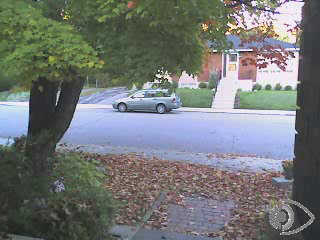
#> input picture frame 11 of chapter11/data/bike.avi, 320 x 240 px
$ python Absdiff.py
#> lines starting #> are read from the running program, lines starting #| are printed output that depends on the picture; after the words box and inside, x2 and y2 are one past the last pixel; in counts of white or black regions, pixels touching at a corner belong together
# -*- coding:utf-8 -*-
import cv2 as cv
import sys


if __name__ == '__main__':
    capture = cv.VideoCapture('./data/bike.avi')

    # 判断是否成功加载视频文件
    if not capture.isOpened():
        print('Failed to read bike.avi.')
        sys.exit()

    # 输出视频相关信息
    fps = capture.get(cv.CAP_PROP_FPS)
    width = capture.get(cv.CAP_PROP_FRAME_WIDTH)
    height = capture.get(cv.CAP_PROP_FRAME_HEIGHT)
    num_of_frames = capture.get(cv.CAP_PROP_FRAME_COUNT)
    print('视频宽度为：{}\n视频高度为：{}\n视频帧率为：{}\n视频总帧数为：{}'.format(width, height, fps, num_of_frames))

    # 读取视频中第一帧图像作为前一帧图像，并进行灰度化
    _, pre_frame = capture.read()
#> pre_frame is the input picture: shape (240, 320, 3); mean B, G, R 117.9, 119.1, 115
    pre_gray = cv.cvtColor(pre_frame, cv.COLOR_BGR2GRAY)
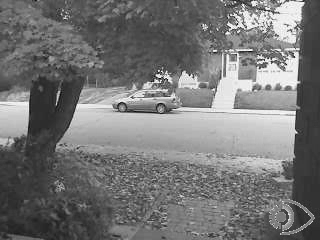
#> pre_gray: shape (240, 320); min 0, max 255, mean 117.7
    # 对图像进行高斯滤波，减少噪声干扰
    pre_gray = cv.GaussianBlur(pre_gray, (0, 0), 15)
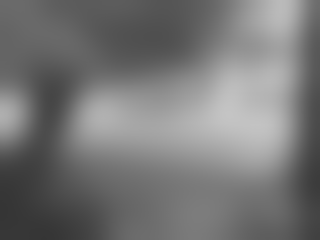
#> pre_gray: shape (240, 320); min 53, max 196, mean 117.7

    # 生成形态学操作的矩阵模板
    kernel = cv.getStructuringElement(cv.MORPH_RECT, (7, 7), (-1, -1))
    while True:
        ret, frame = capture.read()
        # 当所有帧读取完毕后退出循环
        if ret is False:
            break
        else:
            # 对当前帧进行灰度化
            gray = cv.cvtColor(frame, cv.COLOR_BGR2GRAY)
            gray = cv.GaussianBlur(gray, (0, 0), 15)

            # 计算当前帧与前一帧的差值的绝对值
            res = cv.absdiff(gray, pre_gray)
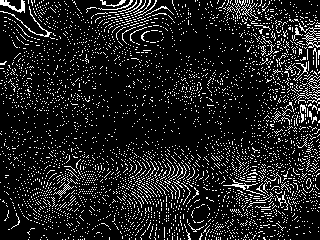
#> res: shape (240, 320); values 0 (black) and 1 (white), 12.4% white in thin lines or dots

            # 对结果进行二值化并进行开运算，以减少噪声干扰
            res = cv.threshold(res, 10, 255, cv.THRESH_BINARY | cv.THRESH_OTSU)
            res = cv.morphologyEx(res[1], cv.MORPH_OPEN, kernel)
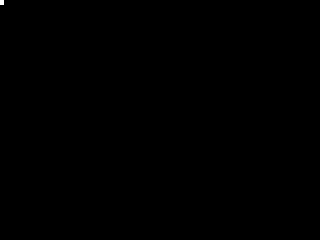
#> res: shape (240, 320); 0.03% white; 1 white region, box (x1, y1, x2, y2) and area: (0, 0, 4, 5) 20

            # 显示结果
            cv.imshow('Origin', frame)
            cv.imshow('Result', res)

            # 将当前帧变为前一帧（注释掉代表以第一帧为固定背景）
            pre_gray = gray.copy()

            # 设置延迟50毫秒，按ESC键退出
            if cv.waitKey(50) & 0xFF == 27:
#> (key Esc is pressed here)
                break

    # 释放并关闭窗口
    capture.release()
    cv.destroyAllWindows()

$ run again, starting later in the video
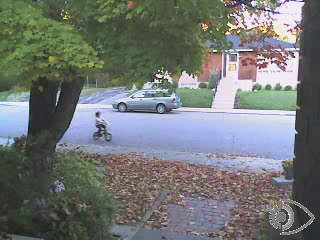
#> input picture frame 53 of chapter11/data/bike.avi, 320 x 240 px
#> pre_frame is the input picture: shape (240, 320, 3); mean B, G, R 117.3, 118.6, 114.8
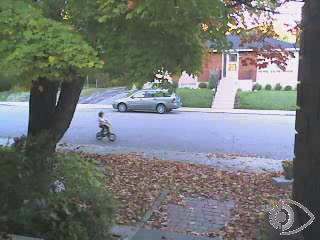
#> input picture frame 54 of chapter11/data/bike.avi, 320 x 240 px
#> frame is the input picture: shape (240, 320, 3); mean B, G, R 117.2, 118.6, 114.7
#> `res = cv.morphologyEx(res[1], cv.MORPH_OPEN, kernel)`:
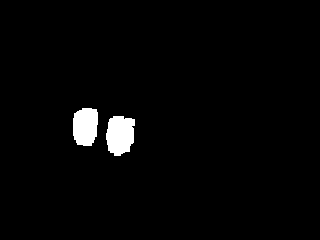
#> res: shape (240, 320); 2.3% white; 2 white regions, box (x1, y1, x2, y2) and area: (106, 116, 135, 156) 930, (73, 108, 98, 146) 823

$ run again, starting later in the video
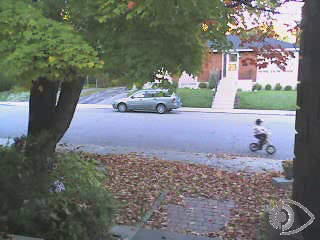
#> input picture frame 95 of chapter11/data/bike.avi, 320 x 240 px
#> pre_frame is the input picture: shape (240, 320, 3); mean B, G, R 116.8, 118.3, 114.7
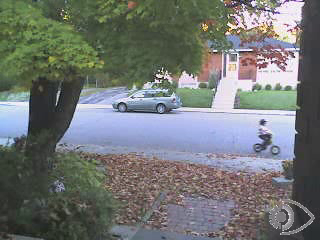
#> input picture frame 96 of chapter11/data/bike.avi, 320 x 240 px
#> frame is the input picture: shape (240, 320, 3); mean B, G, R 116.6, 118.3, 114.5
#> `res = cv.morphologyEx(res[1], cv.MORPH_OPEN, kernel)`:
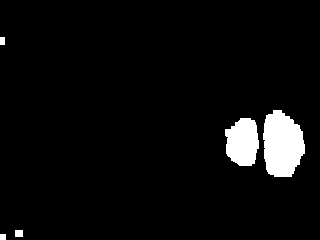
#> res: shape (240, 320); 4.7% white; 5 white regions, box (x1, y1, x2, y2) and area: (263, 110, 305, 177) 2180, (225, 118, 259, 166) 1289, (15, 230, 23, 237) 56, (0, 37, 5, 45) 40, (0, 234, 6, 240) 36
